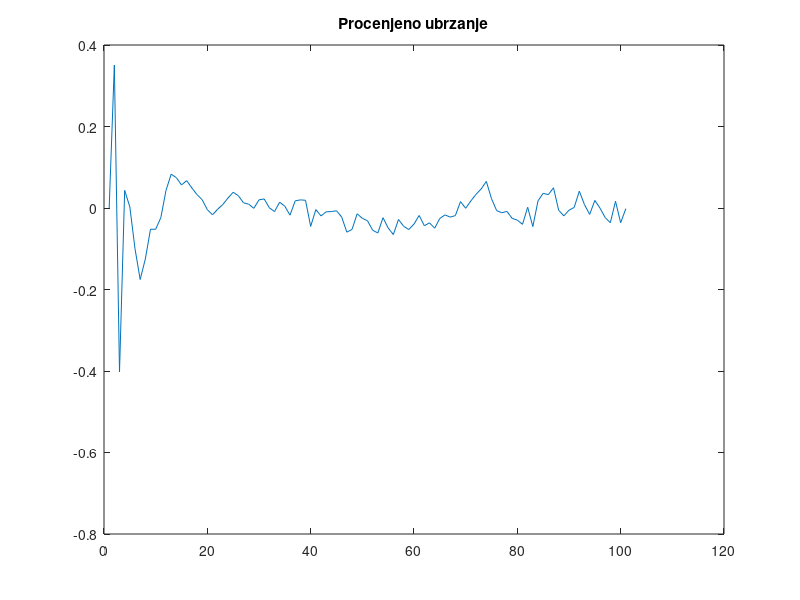
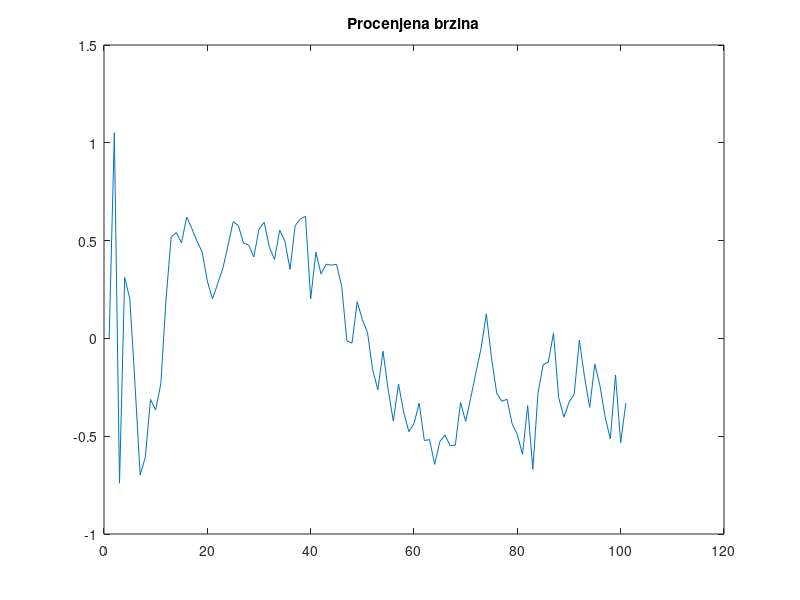
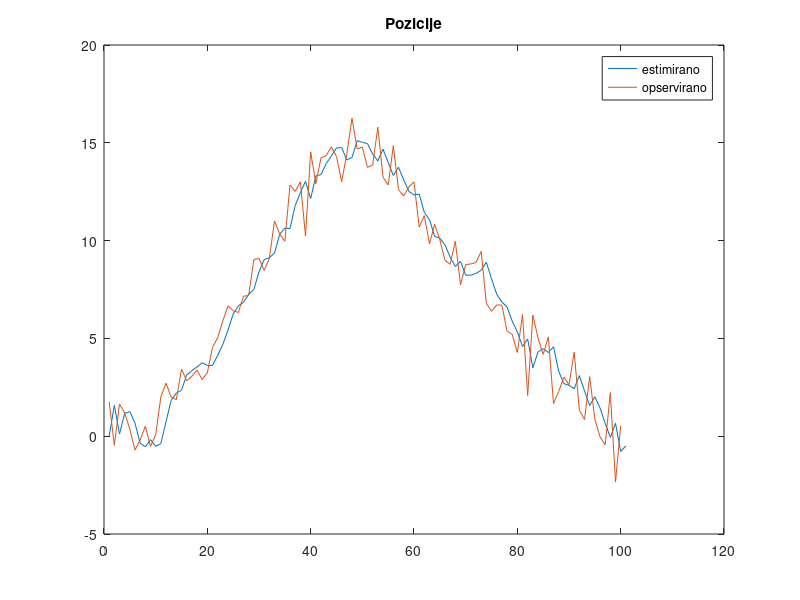
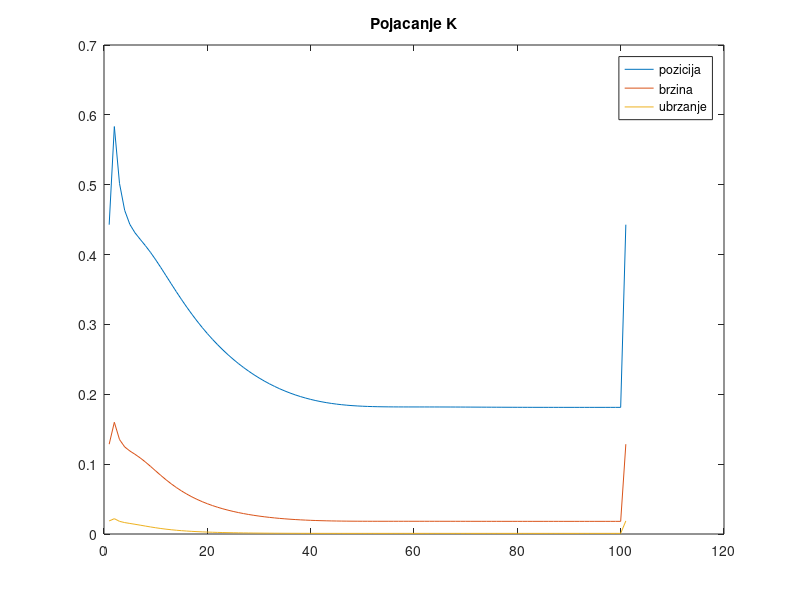

Recreate these plots in MATLAB, in order.
clc
clear
close all

FID = fopen('gps_data.txt');
formatSpec = '%f';
Opservacije = fscanf(FID, formatSpec);
%s=[p;v;a];
pr_put(1) = Opservacije(1);
for i=1:(length(Opservacije)-1)
pr_put(i+1) = Opservacije(i+1)-Opservacije(i);
end
ubrzanje(1) = pr_put(1);
for i=1:(length(pr_put)-1)
ubrzanje(i+1) = pr_put(i+1)-pr_put(i);
end
Ts = 1;
sgmw = 1;
sgmu = 0.002;
sgmu1 = 5*0.005;
sgmu2 = 0.005/5;
varu= sgmu^2;
varu1=sgmu1^2;
varu2=sgmu2^2;
H = [1, 0, 0];
B = [0; 0; 1];
A =[1, Ts, Ts^2/2; 0, 1, Ts; 0, 0, 1];
%Q = zeros(3,3);
Q = varu;
Q1=varu1;
Q2=varu2;
C = sgmw^2;
% -1 je 1
s_kapa = zeros(3,length(Opservacije));
s=[0;0;0];
%K_pojacanje(:,1)=[0;0;0];
%s_kapa(:,1) = [0;0;0];
s_kapa(:,1) = A*s;
M=eye(3);
M_pret(:,1) = diag(M);
M = A*M*transpose(A) + B*Q1*transpose(B);
M_tren(:,1) = diag(M);
K_pojacanje(:,1)=M*H'.*inv(C + H*M*H');
for i=2:(length(Opservacije)+1)
    
    s_kapa(:,i) = A*s_kapa(:,i-1);
    M = A*M*transpose(A) + B*Q1*transpose(B);
    M_pret(:,i) = diag(M);
    K_pojacanje(:,i) = M*H'.*inv(C + H*M*H');
    s_kapa(:,i) = s_kapa(:,i)+K_pojacanje(:,i)*(Opservacije(i-1)-H*s_kapa(:,i));
    M = (eye(3)-K_pojacanje(:,i)*H)*M;
    M_tren(:,i) = diag(M);
end
figure(1)
plot(1:length(s_kapa),s_kapa(3,:));
title('Procenjeno ubrzanje');
figure(2)
plot(1:length(s_kapa),s_kapa(2,:));
title('Procenjena brzina');

figure(3)
plot(1:length(s_kapa),s_kapa(1,:));
hold all
plot(1:length(Opservacije),Opservacije);
title('Pozicije');
legend('estimirano','opservirano');
hold off


figure(4)
plot(1:length(K_pojacanje),K_pojacanje);
title('Pojacanje K');
legend('pozicija','brzina','ubrzanje');

figure(5)
plot(1:length(M_pret),M_pret);
title('M[n|n-1]');
legend('pozicija','brzina','ubrzanje');

figure(6)
plot(1:length(M_tren),M_tren);
title('M[n|n]');
legend('pozicija','brzina','ubrzanje');

%% za 5sigma

M = A*M*transpose(A) + B*Q1*transpose(B);
%M_tren(:,1)=[1;1;1];
M_tren(:,1) = diag(M);
K_pojacanje(:,1)=M*H'.*inv(C + H*M*H');
for i=2:(length(Opservacije))
    
    s_kapa(:,i) = A*s_kapa(:,i-1);
    M = A*M*transpose(A) + B*Q1*transpose(B);
    M_pret(:,i) = diag(M);
    K_pojacanje(:,i) = M*H'.*inv(C + H*M*H');
    s_kapa(:,i) = s_kapa(:,i)+K_pojacanje(:,i)*(Opservacije(i)-H*s_kapa(:,i));
    M = (eye(3)-K_pojacanje(:,i)*H)*M;
    M_tren(:,i) = diag(M);
end
figure()
plot(1:length(s_kapa),s_kapa(3,:));
title('Procenjeno ubrzanje,\sigma=5\sigma_{opt}');
figure()
plot(1:length(s_kapa),s_kapa(2,:));
title('Procenjena brzina,\sigma=5\sigma_{opt}');

figure()
plot(1:length(s_kapa),s_kapa(1,:));
hold all
plot(1:length(Opservacije),Opservacije);
title('Pozicije,\sigma=5\sigma_{opt}');
legend('estimirano','opservirano');
hold off


figure()
plot(1:length(K_pojacanje),K_pojacanje);
title('Pojacanje K');
legend('pozicija','brzina','ubrzanje');

figure()
plot(1:length(M_pret),M_pret);
title('M[n|n-1]');
legend('pozicija','brzina','ubrzanje');

figure()
plot(1:length(M_tren),M_tren);
title('M[n|n]');
legend('pozicija','brzina','ubrzanje');

%% sigma=sigma/5

M = A*M*transpose(A) + B*Q2*transpose(B);
%M_tren(:,1)=[1;1;1];
M_tren(:,1) = diag(M);
K_pojacanje(:,1)=M*H'.*inv(C + H*M*H');
for i=2:(length(Opservacije))
    
    s_kapa(:,i) = A*s_kapa(:,i-1);
    M = A*M*transpose(A) + B*Q2*transpose(B);
    M_pret(:,i) = diag(M);
    K_pojacanje(:,i) = M*H'.*inv(C + H*M*H');
    s_kapa(:,i) = s_kapa(:,i)+K_pojacanje(:,i)*(Opservacije(i)-H*s_kapa(:,i));
    M = (eye(3)-K_pojacanje(:,i)*H)*M;
    M_tren(:,i) = diag(M);
end
figure()
plot(1:length(s_kapa),s_kapa(3,:));
title('Procenjeno ubrzanje,\sigma=\sigma_{opt}/5');
figure()
plot(1:length(s_kapa),s_kapa(2,:));
title('Procenjena brzina,\sigma=\sigma_{opt}/5');

figure()
plot(1:length(s_kapa),s_kapa(1,:));
hold all
plot(1:length(Opservacije),Opservacije);
title('Pozicije,\sigma=sigma_{opt}/5');
legend('estimirano','opservirano');
hold off


figure(4)
plot(1:length(K_pojacanje),K_pojacanje);
title('Pojacanje K');
legend('pozicija','brzina','ubrzanje');

%% promenjeni pocetni uslovi
s_pocetno = [5;5;5];
M_pocetno = 10*eye(3);
s = [5;5;5];
M=10*eye(3);



M_pret(:,1) = diag(M);
M = A*M*transpose(A) + B*Q*transpose(B);
M_tren(:,1) = diag(M);
K_pojacanje(:,1)=M*H'.*inv(C + H*M*H');
for i=2:(length(Opservacije))
    
    s_kapa(:,i) = A*s_kapa(:,i-1);
    M = A*M*transpose(A) + B*Q*transpose(B);
    M_pret(:,i) = diag(M);
    K_pojacanje(:,i) = M*H'.*inv(C + H*M*H');
    s_kapa(:,i) = s_kapa(:,i)+K_pojacanje(:,i)*(Opservacije(i)-H*s_kapa(:,i));
    M = (eye(3)-K_pojacanje(:,i)*H)*M;
    M_tren(:,i) = diag(M);
end
figure()
plot(1:length(s_kapa),s_kapa(3,:));
title('Procenjeno ubrzanje');
figure()
plot(1:length(s_kapa),s_kapa(2,:));
title('Procenjena brzina');

figure()
plot(1:length(s_kapa),s_kapa(1,:));
hold all
plot(1:length(Opservacije),Opservacije);
title('Pozicije');
legend('estimirano','opservirano');
hold off


figure()
plot(1:length(K_pojacanje),K_pojacanje);
title('Pojacanje K');
legend('pozicija','brzina','ubrzanje');

figure()
plot(1:length(M_pret),M_pret);
title('M[n|n-1]');
legend('pozicija','brzina','ubrzanje');

figure()
plot(1:length(M_tren),M_tren);
title('M[n|n]');
legend('pozicija','brzina','ubrzanje');
